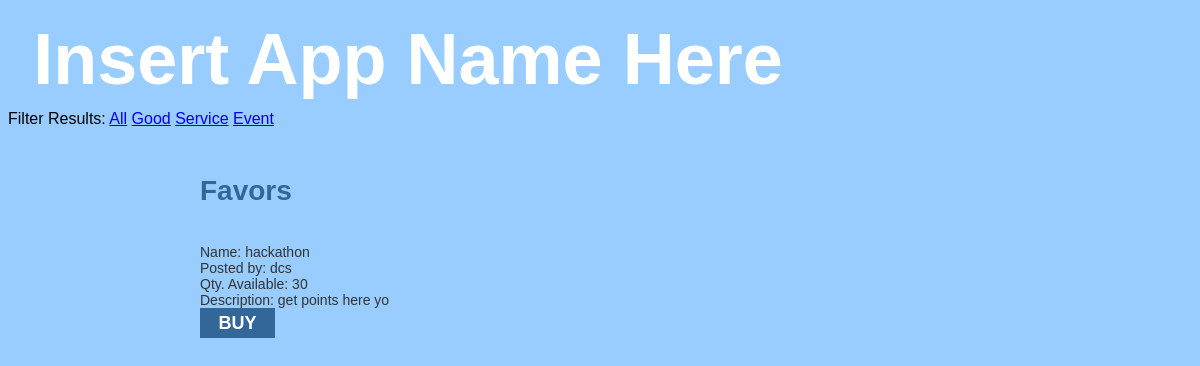
The page /bryan/filter.php?filter=Event on the database its author committed.
### tables this page shows
CREATE TABLE IF NOT EXISTS `favor` (
	`favorid` INTEGER AUTO_INCREMENT,
	`owner` INTEGER NOT NULL,
	`name` VARCHAR(20) UNIQUE,
	`worth` INTEGER NOT NULL,
	`qty` INTEGER,
	`type` ENUM('Service', 'Event', 'Good') NOT NULL,
	`description` TEXT,
	CONSTRAINT `favorPK` PRIMARY KEY (`favorid`),
	CONSTRAINT `favorFKuser` FOREIGN KEY (`owner`) REFERENCES `user` (`userid`)
);

CREATE TABLE IF NOT EXISTS `user` (
	`userid` INTEGER AUTO_INCREMENT,
	`username` VARCHAR(20) UNIQUE,
	`points` INTEGER DEFAULT 0,
	`password` VARCHAR(20),
	`about` TEXT,
	`isOrg` BOOLEAN DEFAULT 0, 
	CONSTRAINT `userPK` PRIMARY KEY (`userid`)
);

### bryan/filter.php (the view, shortened to what this page needs)
<?php
$idto = $_SESSION['userid'];
if(isset($_GET['filter'])) {
	$key = $_GET['filter'];
	$data = mysql_query("select * from favor join user on favor.owner = user.userid where type = '$key' and favor.owner != '$idto'");
}
else {
	$data = mysql_query("select * from favor join user on favor.owner = user.userid where favor.owner != '$idto'");
}
?>
<!DOCTYPE html>
<html>
<head>
</head>
<body>
	<div class = "reg" id = "logo"><a href = "index.php">Insert App Name Here</a></div>
	<div>Filter Results: <a href = "filter.php">All</a> <a href = "filter.php?filter=Good">Good</a> <a href = "filter.php?filter=Service">Service</a> <a href = "filter.php?filter=Event">Event</a></div>
	<div class = "c main long" >
		<h4>Favors</h4>
		<?php
		while( $favor = mysql_fetch_array($data)){
		?>
			<form method = "post" action = "filter.php?xchange=go" id = "form">
			Name: <?php echo $favor['name']?> <input  name = "name" value = "<?php echo $favor['name']?>" class = "favor hidden"/> <br/>
			Posted by: <?php echo $favor['username']?> <input  name = "userid" value = "<?php echo $favor['userid']?>" class = "favor hidden"/> <br/>
			Qty. Available: <?php echo $favor['qty']?> <input name = "qty" value = "<?php echo $favor['qty']?>" class = "favor hidden"/> <br/>
			Description: <?php echo $favor['description']?> <input name = "description" value = "<?php echo $favor['description']?>" class = "favor hidden"/><br/>
			<input type = "submit" value = "BUY" id = "submit"/>
			</form>
			<br/>
		<?php
		}
		?>
	</div>
</body>
</html>

### bryan/filter.php (style rules this page uses)
.reg { margin: 0; padding: 0 }
.c { position: relative; margin: 0 auto; }
.main { width: 800px; color: #336699; font-weight: bold; padding: 10px; font-size: 28px; }
#logo a:link, #logo a:visited, #logo a:active, #logo a:hover { display: inline-block; padding: 10px; margin: 0px; text-decoration: none; color: white; }
#logo { color: white; font-size: 72px; font-weight: bold; height: auto; width: 800px; text-align: center; top: 75px; }
#form { font-weight: normal; font-size: 14px; color: #333333; }
#submit { display: block; border: none; background: #336699; width: 75px; height: 30px; padding: 0px; color: white; font-weight: bold; font-size: 18px; cursor: pointer; }
body { background: #99CCFF; font-family: Helvetica; }

### rows shown on the page
favor: name "hackathon", owner.username "dcs", qty "30", description "get points here yo"
